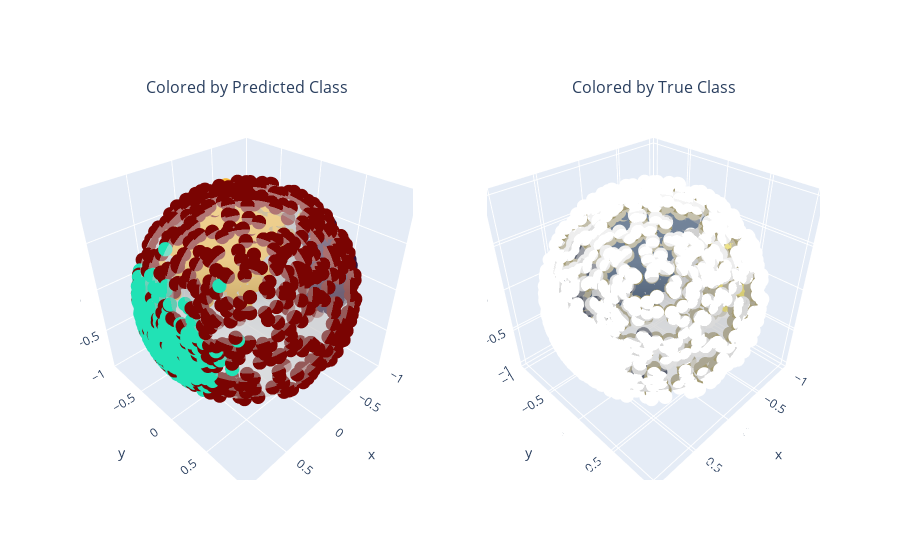

This figure's notebook cell:
### Code cell
pkbc.plot(num_clust=4, y_true=y)

### Figure 1 — Plotly figure (JSON) as saved in the notebook; plotly's stock layout.template omitted (floating-point values rounded to 4 significant figures; data arrays with more than 128 entries replaced by an {"elided": "..."} marker saying what was removed)
{"data": [{"colorscale": [[0, "#DCDCDC"], [1, "#DCDCDC"]], "opacity": 0.5, "scene": "scene", "showscale": false, "type": "surface", "x": {"elided": "100x100 float values"}, "y": {"elided": "100x100 float values"}, "z": {"elided": "100x100 float values"}}, {"marker": {"color": {"elided": "2000 int values"}, "colorscale": [[0, "#30123b"], [0.07143, "#4145ab"], [0.1429, "#4675ed"], [0.2143, "#39a2fc"], [0.2857, "#1bcfd4"], [0.3571, "#24eca6"], [0.4286, "#61fc6c"], [0.5, "#a4fc3b"], [0.5714, "#d1e834"], [0.6429, "#f3c63a"], [0.7143, "#fe9b2d"], [0.7857, "#f36315"], [0.8571, "#d93806"], [0.9286, "#b11901"], [1, "#7a0402"]], "showscale": false, "size": 5}, "mode": "markers", "scene": "scene", "type": "scatter3d", "x": {"elided": "2000 float values"}, "y": {"elided": "2000 float values"}, "z": {"elided": "2000 float values"}}, {"colorscale": [[0, "#DCDCDC"], [1, "#DCDCDC"]], "opacity": 0.5, "scene": "scene2", "showscale": false, "type": "surface", "x": {"elided": "100x100 float values"}, "y": {"elided": "100x100 float values"}, "z": {"elided": "100x100 float values"}}, {"marker": {"color": {"elided": "2000 int values"}, "colorscale": [[0, "#00224e"], [0.1111, "#123570"], [0.2222, "#3b496c"], [0.3333, "#575d6d"], [0.4444, "#707173"], [0.5556, "#8a8678"], [0.6667, "#a59c74"], [0.7778, "#c3b369"], [0.8889, "#e1cc55"], [1, "#fee838"]], "showscale": false, "size": 5}, "mode": "markers", "scene": "scene2", "type": "scatter3d", "x": {"elided": "2000 float values"}, "y": {"elided": "2000 float values"}, "z": {"elided": "2000 float values"}}], "layout": {"annotations": [{"font": {"size": 16}, "showarrow": false, "text": "Colored by Predicted Class", "x": 0.225, "xanchor": "center", "xref": "paper", "y": 1, "yanchor": "bottom", "yref": "paper"}, {"font": {"size": 16}, "showarrow": false, "text": "Colored by True Class", "x": 0.775, "xanchor": "center", "xref": "paper", "y": 1, "yanchor": "bottom", "yref": "paper"}], "scene": {"aspectmode": "data", "domain": {"x": [0, 0.45], "y": [0, 1]}, "xaxis": {"range": [-1, 1]}, "yaxis": {"range": [-1, 1]}, "zaxis": {"range": [-1, 1]}}, "scene2": {"domain": {"x": [0.55, 1], "y": [0, 1]}}, "showlegend": false, "title": {"text": ""}}}
